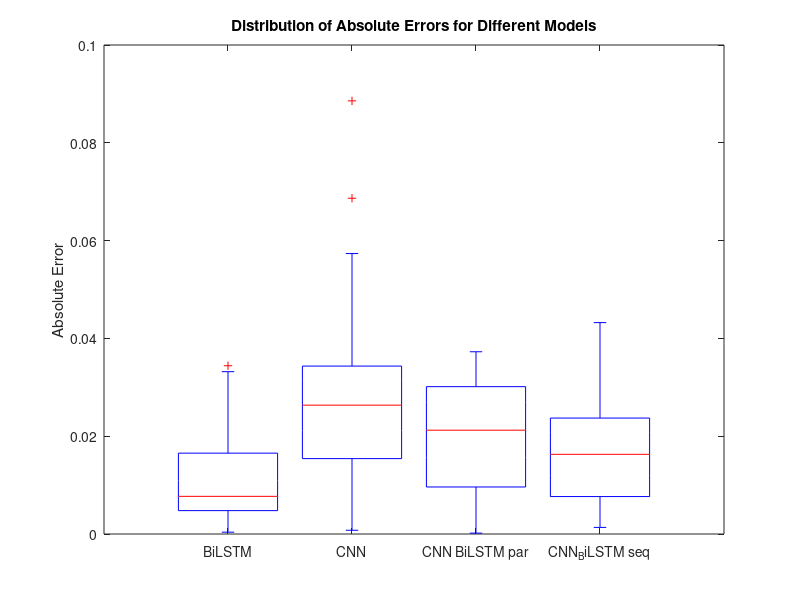

This figure's MATLAB source: (Note: this script raises an error after producing the figure.)
%% load the data
load("datafrommatlab(frompython).mat")
%%  Box Plot

combined_data = [absolute_errors_B0005_Bilstm,
                 absolute_errors_B0005_CNN,
                 absolute_errors_B0005_CNN_Bilstm_parallel,
                 absolute_errors_B0005_CNN_Bilstm_sequential];
combined_data = transpose(combined_data);
% Labels for each group in the boxplot
group_labels = {'BiLSTM', 'CNN', 'CNN BiLSTM par', 'CNN_BiLSTM seq'};

% Verify that the number of labels matches the number of columns in combined_data
assert(size(combined_data, 2) == length(group_labels), 'Number of labels must match number of columns');

% Create the box plot
figure;
boxplot(combined_data, 'Labels', group_labels);
title('Distribution of Absolute Errors for Different Models');
ylabel('Absolute Error');

%% Compare the result of different model

% Use TrainTestDatacombination function to prepare data for plotting
combined_CNN = TrainTestDatacombination(CNN_predictions_train, CNN_predictions);
combined_Bilstm = TrainTestDatacombination(Bilstm_predictions_train, Bilstm_predictions);
combined_CNN_Bilstm_P =TrainTestDatacombination(CNN_Bilstm_parallel_predictions_train, CNN_Bilstm_parallel_predictions);
combined_CNN_Bilstm_S =TrainTestDatacombination(CNN_Bilstm_sequential_predictions_train, CNN_Bilstm_sequential_predictions);

% Create a new figure for plotting
figure;

% Plot the actual capacity with high contrast
plot(B0005_capacity, 'LineWidth', 2, 'Color', 'black', 'DisplayName', 'Actual Capacity');
hold on;
% Plot the smoothed capacity with high contrast
% plot(smoothed_B0005_capacity, 'LineWidth', 2, 'Color', [1, 0.55, 0], 'DisplayName', 'Smoothed Capacity');

% Plot the model predictions with lower contrast using dashed lines
plot(combined_CNN, '--', 'Color', 'green', 'LineWidth', 1.5, 'DisplayName', 'CNN Predicted Capacity');
plot(combined_Bilstm, '--', 'Color', 'red', 'LineWidth', 1.5, 'DisplayName', 'BiLSTM Predicted Capacity');
plot(combined_CNN_Bilstm_P, '--','Color', 'cyan', 'LineWidth', 1.5, 'DisplayName', 'CNN-BiLSTM Parallel Predicted Capacity');
plot(combined_CNN_Bilstm_S, '--', 'Color', 'blue', 'LineWidth', 1.5, 'DisplayName', 'CNN-BiLSTM Sequential Predicted Capacity');

% Add the testing set start line without including it in the legend
xl = xline(window_size + length(CNN_predictions_train), '--k', 'Testing Set Start', 'LabelHorizontalAlignment', 'left', 'LineWidth', 1.5);
set(get(get(xl,'Annotation'),'LegendInformation'),'IconDisplayStyle','off');

% Add title, labels, and legend
title('Different Models Prediction for B0005');
xlabel('Cycles');
ylabel('Capacity (Ah)');
legend('show','Location', 'Best');

% Show grid for better readability
grid on;


